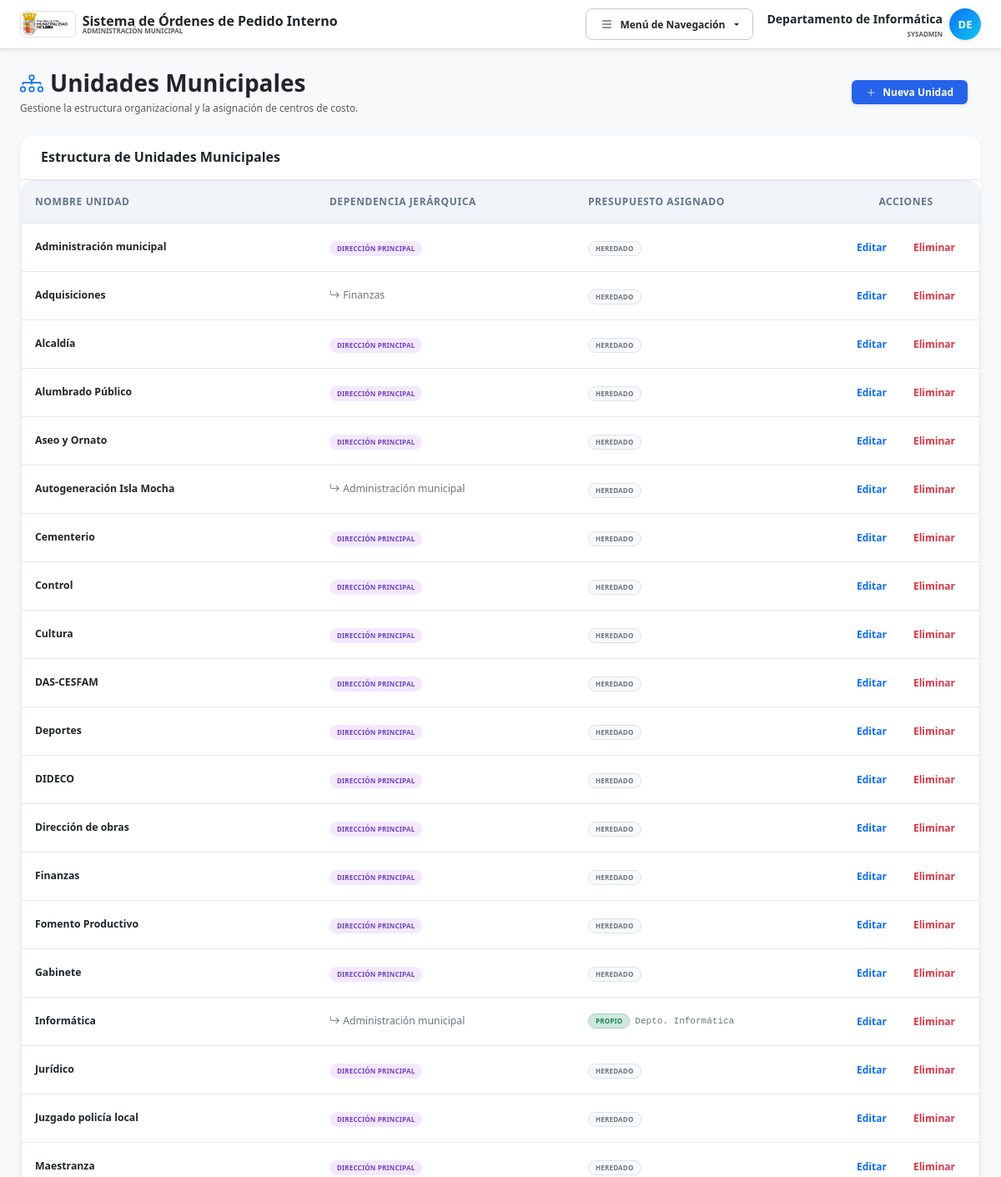
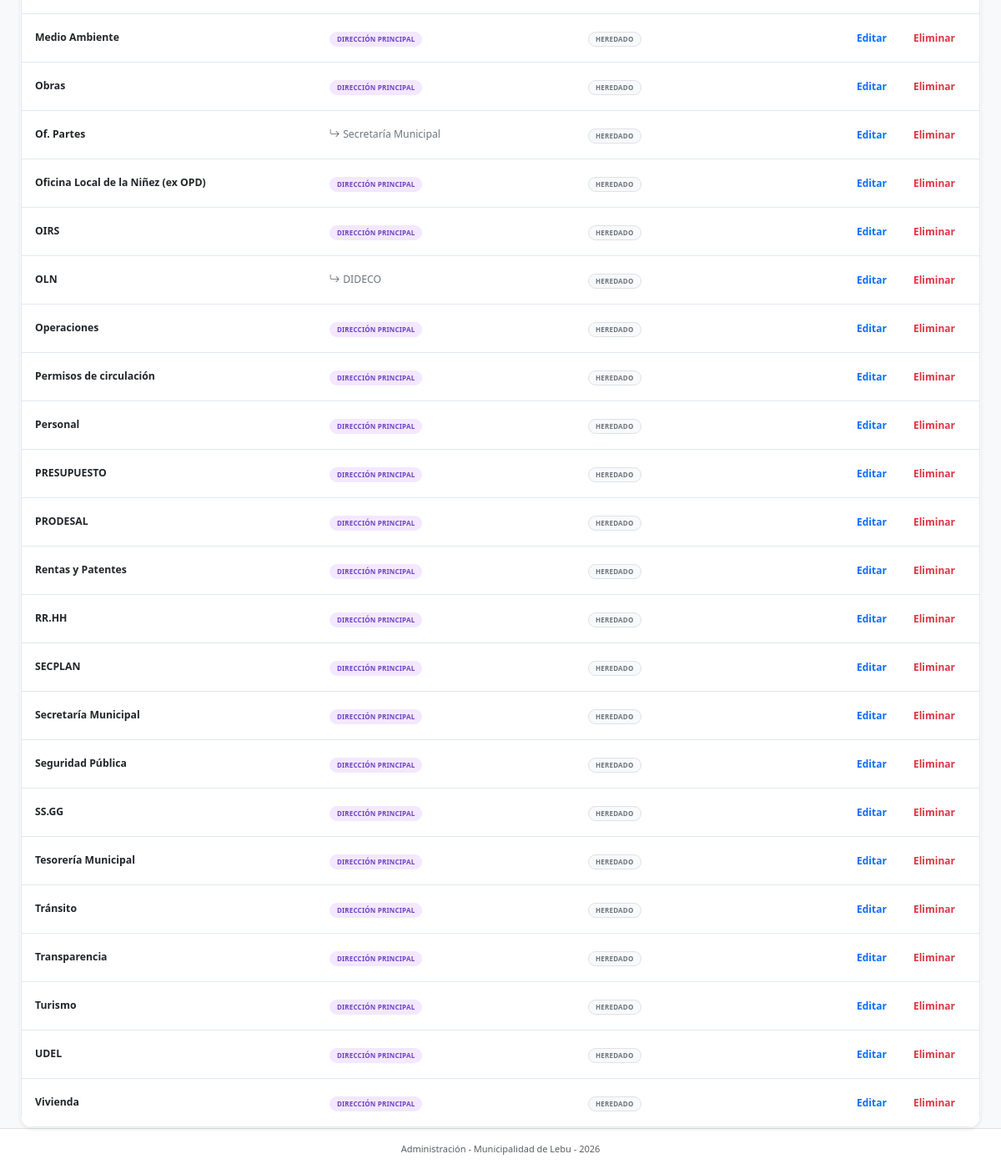
Page /unidades.php (signed in) on the committed database (2 pictures, top to bottom).
### tables this page shows
CREATE TABLE `unidades` (
  `id` int NOT NULL AUTO_INCREMENT,
  `nombre` varchar(150) NOT NULL,
  `padre_id` int DEFAULT NULL,
  `centro_costo_id` int DEFAULT NULL,
  `jefe_actual_id` int DEFAULT NULL,
  PRIMARY KEY (`id`),
  KEY `fk_unidades_padre` (`padre_id`),
  KEY `fk_unidades_cc` (`centro_costo_id`),
  CONSTRAINT `fk_unidades_cc` FOREIGN KEY (`centro_costo_id`) REFERENCES `centros_costo` (`id`) ON DELETE SET NULL,
  CONSTRAINT `fk_unidades_padre` FOREIGN KEY (`padre_id`) REFERENCES `unidades` (`id`) ON DELETE SET NULL
);

CREATE TABLE `centros_costo` (
  `id` int NOT NULL AUTO_INCREMENT,
  `codigo_cuenta` varchar(50) NOT NULL,
  `nombre` varchar(150) NOT NULL,
  `anio_fiscal` int NOT NULL DEFAULT 2026,
  `activo` tinyint(1) DEFAULT '1',
  PRIMARY KEY (`id`)
);

### unidades.php (the view, shortened to what this page needs)
<?php
require_once 'config.php';
$stmt = $pdo->query("
    SELECT u.*,
           p.nombre as nombre_padre,
           cc.nombre as nombre_cc
    FROM unidades u
    LEFT JOIN unidades p ON u.padre_id = p.id
    LEFT JOIN centros_costo cc ON u.centro_costo_id = cc.id
    ORDER BY u.nombre ASC
");
$unidades = $stmt->fetchAll();
?>
<!DOCTYPE html>
<html lang="es" data-bs-theme="light">
<head>
    <?php
    include __DIR__ . '/head.php';
    ?>
</head>
<body class="bg-light text-slate-800 font-sans d-flex flex-column min-vh-100">
    <?php include __DIR__ . '/nav.php'; ?>
    <div class="container mt-4 px-3 px-md-4">
        <div class="row align-items-center mb-4 g-3">
            <div class="col-12 col-md">
                <h1 class="h3 fw-bold text-dark mb-1 d-flex align-items-center gap-2">
                    <i class="bi bi-diagram-3 text-primary"></i>
                    Unidades Municipales
                </h1>
                <p class="text-muted small mb-0">Gestione la estructura organizacional y la asignación de centros de costo.</p>
            </div>
            <div class="col-12 col-md-auto text-start text-md-end">
                <a href="unidades.php?action=create" class="btn btn-primary btn-sm fw-bold px-3 shadow-sm d-flex align-items-center gap-1.5">
                    <i class="bi bi-plus-lg"></i> Nueva Unidad
                </a>
            </div>
        </div>
        <div class="card shadow-sm border-light">
            <div class="card-header bg-white py-3">
                <h6 class="fw-bold mb-0 text-dark">Estructura de Unidades Municipales</h6>
            </div>
            <div class="table-responsive rounded-bottom">
                <table class="table table-hover align-middle mb-0">
                    <thead class="table-light text-uppercase small" style="font-size: 10px;">
                        <tr>
                            <th class="p-3">Nombre Unidad</th>
                            <th class="p-3">Dependencia Jerárquica</th>
                            <th class="p-3">Presupuesto Asignado</th>
                            <th class="p-3 text-center" style="width: 150px;">Acciones</th>
                        </tr>
                    </thead>
                    <tbody class="divide-y divide-gray-100 bg-white">
                        <?php foreach($unidades as $row): ?>
                        <tr>
                            <td class="p-3 fw-bold text-dark small">
                                <?= htmlspecialchars($row['nombre']) ?>
                            </td>
                            <td class="p-3">
                                <?php if($row['nombre_padre']): ?>
                                    <span class="text-secondary small d-flex align-items-center gap-1">
                                        <i class="bi bi-arrow-return-right text-muted"></i>
                                        <?= htmlspecialchars($row['nombre_padre']) ?>
                                    </span>
                                <?php else: ?>
                                    <span class="badge bg-purple-subtle text-purple border border-purple-subtle px-2 py-1 text-uppercase" style="font-size: 8px;">Dirección Principal</span>
                                <?php endif; ?>
                            </td>
                            <td class="p-3">
                                <?php if($row['nombre_cc']): ?>
                                    <div class="d-flex align-items-center gap-1.5">
                                        <span class="badge bg-success-subtle text-success border border-success-subtle px-2 py-1 text-uppercase" style="font-size: 8px;">Propio</span>
                                        <span class="text-secondary font-monospace small" style="font-size: 11px;"><?= htmlspecialchars($row['nombre_cc']) ?></span>
                                    </div>
                                <?php else: ?>
                                    <span class="badge bg-light text-secondary border px-2 py-1 text-uppercase" style="font-size: 8px;">Heredado</span>
                                <?php endif; ?>
                            </td>
                            <td class="p-3 text-center">
                                <div class="d-flex align-items-center justify-content-center gap-1.5">
                                    <a href="unidades.php?action=edit&id=<?= $row['id'] ?>" class="btn btn-outline-primary btn-sm px-2.5 py-1 fw-bold text-xs" title="Editar">
                                        Editar
                                    </a>
                                    <form method="POST" action="unidades.php" class="d-inline" onsubmit="return confirm('¿Está seguro de eliminar esta unidad?')">
                                        <button type="submit" class="btn btn-outline-danger btn-sm px-2.5 py-1 fw-bold text-xs" title="Eliminar">
                                            Eliminar
                                        </button>
                                    </form>
                                </div>
                            </td>
                        </tr>
                        <?php endforeach; ?>
                    </tbody>
                </table>
            </div>
        </div>
    </div>
<?php include __DIR__ . '/footer.php'; ?>
</body>
</html>

### css/saas-theme.css (style rules this page uses)
:root { --bg-body: #f8fafc; --bg-card: #ffffff; --text-main: #0f172a; --text-muted: #64748b; --text-light: #94a3b8; --border-color: #e2e8f0; --border-focus: #3b82f6; --primary: #2563eb; --primary-hover: #1d4ed8; --primary-light: #eff6ff; --success: #10b981; --success-light: #ecfdf5; --warning: #f59e0b; --warning-light: #fffbeb; --danger: #ef4444; --danger-light: #fef2f2; --info: #06b6d4; --info-light: #ecfeff; --radius-sm: 6px; --radius-md: 10px; --radius-lg: 16px; --shadow-subtle: 0 1px 3px rgba(0,0,0,0.05), 0 1px 2px rgba(0,0,0,0.03); --shadow-card: 0 4px 6px -1px rgba(0, 0, 0, 0.05), 0 2px 4px -2px rgba(0, 0, 0, 0.03); --shadow-elevated: 0 20px 25px -5px rgba(0, 0, 0, 0.08), 0 8px 10px -6px rgba(0, 0, 0, 0.03); }
* { box-sizing: border-box; }
body { font-family: 'Inter', -apple-system, BlinkMacSystemFont, "Segoe UI", Roboto, Helvetica, Arial, sans-serif; font-variant-numeric: normal; background-color: var(--bg-body); color: var(--text-main); min-height: 100vh; font-size: 13.5px; line-height: 1.5; -webkit-font-smoothing: antialiased; }

### rows in the picture
unidades: nombre "Administración municipal", shows "DIRECCIÓN PRINCIPAL", shows "HEREDADO"
unidades: nombre "Adquisiciones", padre.nombre "Finanzas", shows "HEREDADO"
unidades: nombre "Alcaldía", shows "DIRECCIÓN PRINCIPAL", shows "HEREDADO"
unidades: nombre "Alumbrado Público", shows "DIRECCIÓN PRINCIPAL", shows "HEREDADO"
unidades: nombre "Aseo y Ornato", shows "DIRECCIÓN PRINCIPAL", shows "HEREDADO"
unidades: nombre "Autogeneración Isla Mocha", padre.nombre "Administración municipal", shows "HEREDADO"
unidades: nombre "Cementerio", shows "DIRECCIÓN PRINCIPAL", shows "HEREDADO"
unidades: nombre "Control", shows "DIRECCIÓN PRINCIPAL", shows "HEREDADO"
unidades: nombre "Cultura", shows "DIRECCIÓN PRINCIPAL", shows "HEREDADO"
unidades: nombre "DAS-CESFAM", shows "DIRECCIÓN PRINCIPAL", shows "HEREDADO"
unidades: nombre "Deportes", shows "DIRECCIÓN PRINCIPAL", shows "HEREDADO"
unidades: nombre "DIDECO", shows "DIRECCIÓN PRINCIPAL", shows "HEREDADO"
unidades: nombre "Dirección de obras", shows "DIRECCIÓN PRINCIPAL", shows "HEREDADO"
unidades: nombre "Finanzas", shows "DIRECCIÓN PRINCIPAL", shows "HEREDADO"
unidades: nombre "Fomento Productivo", shows "DIRECCIÓN PRINCIPAL", shows "HEREDADO"
unidades: nombre "Gabinete", shows "DIRECCIÓN PRINCIPAL", shows "HEREDADO"
unidades: nombre "Informática", padre.nombre "Administración municipal", centro_costo.nombre "Depto. Informática"
unidades: nombre "Jurídico", shows "DIRECCIÓN PRINCIPAL", shows "HEREDADO"
unidades: nombre "Juzgado policía local", shows "DIRECCIÓN PRINCIPAL", shows "HEREDADO"
unidades: nombre "Maestranza", shows "DIRECCIÓN PRINCIPAL", shows "HEREDADO"
unidades: nombre "Medio Ambiente", shows "DIRECCIÓN PRINCIPAL", shows "HEREDADO"
unidades: nombre "Obras", shows "DIRECCIÓN PRINCIPAL", shows "HEREDADO"
unidades: nombre "Of. Partes", padre.nombre "Secretaría Municipal", shows "HEREDADO"
unidades: nombre "Oficina Local de la Niñez (ex OPD)", shows "DIRECCIÓN PRINCIPAL", shows "HEREDADO"
unidades: nombre "OIRS", shows "DIRECCIÓN PRINCIPAL", shows "HEREDADO"
unidades: nombre "OLN", padre.nombre "DIDECO", shows "HEREDADO"
unidades: nombre "Operaciones", shows "DIRECCIÓN PRINCIPAL", shows "HEREDADO"
unidades: nombre "Permisos de circulación", shows "DIRECCIÓN PRINCIPAL", shows "HEREDADO"
unidades: nombre "Personal", shows "DIRECCIÓN PRINCIPAL", shows "HEREDADO"
unidades: nombre "PRESUPUESTO", shows "DIRECCIÓN PRINCIPAL", shows "HEREDADO"
unidades: nombre "PRODESAL", shows "DIRECCIÓN PRINCIPAL", shows "HEREDADO"
unidades: nombre "Rentas y Patentes", shows "DIRECCIÓN PRINCIPAL", shows "HEREDADO"
unidades: nombre "RR.HH", shows "DIRECCIÓN PRINCIPAL", shows "HEREDADO"
unidades: nombre "SECPLAN", shows "DIRECCIÓN PRINCIPAL", shows "HEREDADO"
unidades: nombre "Secretaría Municipal", shows "DIRECCIÓN PRINCIPAL", shows "HEREDADO"
unidades: nombre "Seguridad Pública", shows "DIRECCIÓN PRINCIPAL", shows "HEREDADO"
unidades: nombre "SS.GG", shows "DIRECCIÓN PRINCIPAL", shows "HEREDADO"
unidades: nombre "Tesorería Municipal", shows "DIRECCIÓN PRINCIPAL", shows "HEREDADO"
unidades: nombre "Tránsito", shows "DIRECCIÓN PRINCIPAL", shows "HEREDADO"
unidades: nombre "Transparencia", shows "DIRECCIÓN PRINCIPAL", shows "HEREDADO"
unidades: nombre "Turismo", shows "DIRECCIÓN PRINCIPAL", shows "HEREDADO"
unidades: nombre "UDEL", shows "DIRECCIÓN PRINCIPAL", shows "HEREDADO"
unidades: nombre "Vivienda", shows "DIRECCIÓN PRINCIPAL", shows "HEREDADO"

### other values in the picture
$user_name "Departamento de Informática"
$rol === 'SYSADMIN' ? 'SYSADMIN' : $rol "SYSADMIN"
substr($user_name, 0, 2) "DE"
